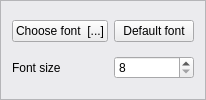
      <widget class="QFrame" name="fontFrame">
       <property name="palette">
        <palette>
         <active>
          <colorrole role="WindowText">
           <brush brushstyle="SolidPattern">
            <color alpha="255">
             <red>0</red>
             <green>0</green>
             <blue>0</blue>
            </color>
           </brush>
          </colorrole>
          <colorrole role="Button">
           <brush brushstyle="SolidPattern">
            <color alpha="255">
             <red>235</red>
             <green>235</green>
             <blue>238</blue>
            </color>
           </brush>
          </colorrole>
          <colorrole role="Light">
           <brush brushstyle="SolidPattern">
            <color alpha="255">
             <red>255</red>
             <green>255</green>
             <blue>255</blue>
            </color>
           </brush>
          </colorrole>
          <colorrole role="Midlight">
           <brush brushstyle="SolidPattern">
            <color alpha="255">
             <red>245</red>
             <green>245</green>
             <blue>246</blue>
            </color>
           </brush>
          </colorrole>
          <colorrole role="Dark">
           <brush brushstyle="SolidPattern">
            <color alpha="255">
             <red>117</red>
             <green>117</green>
             <blue>119</blue>
            </color>
           </brush>
          </colorrole>
          <colorrole role="Mid">
           <brush brushstyle="SolidPattern">
            <color alpha="255">
             <red>157</red>
             <green>157</green>
             <blue>159</blue>
            </color>
           </brush>
          </colorrole>
          <colorrole role="Text">
           <brush brushstyle="SolidPattern">
            <color alpha="255">
             <red>0</red>
             <green>0</green>
             <blue>0</blue>
            </color>
           </brush>
          </colorrole>
          <colorrole role="BrightText">
           <brush brushstyle="SolidPattern">
            <color alpha="255">
             <red>255</red>
             <green>255</green>
             <blue>255</blue>
            </color>
           </brush>
          </colorrole>
          <colorrole role="ButtonText">
           <brush brushstyle="SolidPattern">
            <color alpha="255">
             <red>0</red>
             <green>0</green>
             <blue>0</blue>
            </color>
           </brush>
          </colorrole>
          <colorrole role="Base">
           <brush brushstyle="SolidPattern">
            <color alpha="255">
             <red>255</red>
             <green>255</green>
             <blue>255</blue>
            </color>
           </brush>
          </colorrole>
          <colorrole role="Window">
           <brush brushstyle="SolidPattern">
            <color alpha="255">
             <red>235</red>
             <green>235</green>
             <blue>238</blue>
            </color>
           </brush>
          </colorrole>
          <colorrole role="Shadow">
           <brush brushstyle="SolidPattern">
            <color alpha="255">
             <red>0</red>
             <green>0</green>
             <blue>0</blue>
            </color>
           </brush>
          </colorrole>
          <colorrole role="AlternateBase">
           <brush brushstyle="SolidPattern">
            <color alpha="255">
             <red>245</red>
             <green>245</green>
             <blue>246</blue>
            </color>
           </brush>
          </colorrole>
          <colorrole role="ToolTipBase">
           <brush brushstyle="SolidPattern">
            <color alpha="255">
             <red>255</red>
             <green>255</green>
             <blue>220</blue>
            </color>
           </brush>
          </colorrole>
          <colorrole role="ToolTipText">
           <brush brushstyle="SolidPattern">
            <color alpha="255">
             <red>0</red>
             <green>0</green>
             <blue>0</blue>
            </color>
           </brush>
          </colorrole>
         </active>
         <inactive>
          <colorrole role="WindowText">
           <brush brushstyle="SolidPattern">
            <color alpha="255">
             <red>0</red>
             <green>0</green>
             <blue>0</blue>
            </color>
           </brush>
          </colorrole>
          <colorrole role="Button">
           <brush brushstyle="SolidPattern">
            <color alpha="255">
             <red>235</red>
             <green>235</green>
             <blue>238</blue>
            </color>
           </brush>
          </colorrole>
          <colorrole role="Light">
           <brush brushstyle="SolidPattern">
            <color alpha="255">
             <red>255</red>
             <green>255</green>
             <blue>255</blue>
            </color>
           </brush>
          </colorrole>
          <colorrole role="Midlight">
           <brush brushstyle="SolidPattern">
            <color alpha="255">
             <red>245</red>
             <green>245</green>
             <blue>246</blue>
            </color>
           </brush>
          </colorrole>
          <colorrole role="Dark">
           <brush brushstyle="SolidPattern">
            <color alpha="255">
             <red>117</red>
             <green>117</green>
             <blue>119</blue>
            </color>
           </brush>
          </colorrole>
          <colorrole role="Mid">
           <brush brushstyle="SolidPattern">
            <color alpha="255">
             <red>157</red>
             <green>157</green>
             <blue>159</blue>
            </color>
           </brush>
          </colorrole>
          <colorrole role="Text">
           <brush brushstyle="SolidPattern">
            <color alpha="255">
             <red>0</red>
             <green>0</green>
             <blue>0</blue>
            </color>
           </brush>
          </colorrole>
          <colorrole role="BrightText">
           <brush brushstyle="SolidPattern">
            <color alpha="255">
             <red>255</red>
             <green>255</green>
             <blue>255</blue>
            </color>
           </brush>
          </colorrole>
          <colorrole role="ButtonText">
           <brush brushstyle="SolidPattern">
            <color alpha="255">
             <red>0</red>
             <green>0</green>
             <blue>0</blue>
            </color>
           </brush>
          </colorrole>
          <colorrole role="Base">
           <brush brushstyle="SolidPattern">
            <color alpha="255">
             <red>255</red>
             <green>255</green>
             <blue>255</blue>
            </color>
           </brush>
          </colorrole>
          <colorrole role="Window">
           <brush brushstyle="SolidPattern">
            <color alpha="255">
             <red>235</red>
             <green>235</green>
             <blue>238</blue>
            </color>
           </brush>
          </colorrole>
          <colorrole role="Shadow">
           <brush brushstyle="SolidPattern">
            <color alpha="255">
             <red>0</red>
             <green>0</green>
             <blue>0</blue>
            </color>
           </brush>
          </colorrole>
          <colorrole role="AlternateBase">
           <brush brushstyle="SolidPattern">
            <color alpha="255">
             <red>245</red>
             <green>245</green>
             <blue>246</blue>
            </color>
           </brush>
          </colorrole>
          <colorrole role="ToolTipBase">
           <brush brushstyle="SolidPattern">
            <color alpha="255">
             <red>255</red>
             <green>255</green>
             <blue>220</blue>
            </color>
           </brush>
          </colorrole>
          <colorrole role="ToolTipText">
           <brush brushstyle="SolidPattern">
            <color alpha="255">
             <red>0</red>
             <green>0</green>
             <blue>0</blue>
            </color>
           </brush>
          </colorrole>
         </inactive>
         <disabled>
          <colorrole role="WindowText">
           <brush brushstyle="SolidPattern">
            <color alpha="255">
             <red>117</red>
             <green>117</green>
             <blue>119</blue>
            </color>
           </brush>
          </colorrole>
          <colorrole role="Button">
           <brush brushstyle="SolidPattern">
            <color alpha="255">
             <red>235</red>
             <green>235</green>
             <blue>238</blue>
            </color>
           </brush>
          </colorrole>
          <colorrole role="Light">
           <brush brushstyle="SolidPattern">
            <color alpha="255">
             <red>255</red>
             <green>255</green>
             <blue>255</blue>
            </color>
           </brush>
          </colorrole>
          <colorrole role="Midlight">
           <brush brushstyle="SolidPattern">
            <color alpha="255">
             <red>245</red>
             <green>245</green>
             <blue>246</blue>
            </color>
           </brush>
          </colorrole>
          <colorrole role="Dark">
           <brush brushstyle="SolidPattern">
            <color alpha="255">
             <red>117</red>
             <green>117</green>
             <blue>119</blue>
            </color>
           </brush>
          </colorrole>
          <colorrole role="Mid">
           <brush brushstyle="SolidPattern">
            <color alpha="255">
             <red>157</red>
             <green>157</green>
             <blue>159</blue>
            </color>
           </brush>
          </colorrole>
          <colorrole role="Text">
           <brush brushstyle="SolidPattern">
            <color alpha="255">
             <red>117</red>
             <green>117</green>
             <blue>119</blue>
            </color>
           </brush>
          </colorrole>
          <colorrole role="BrightText">
           <brush brushstyle="SolidPattern">
            <color alpha="255">
             <red>255</red>
             <green>255</green>
             <blue>255</blue>
            </color>
           </brush>
          </colorrole>
          <colorrole role="ButtonText">
           <brush brushstyle="SolidPattern">
            <color alpha="255">
             <red>117</red>
             <green>117</green>
             <blue>119</blue>
            </color>
           </brush>
          </colorrole>
          <colorrole role="Base">
           <brush brushstyle="SolidPattern">
            <color alpha="255">
             <red>235</red>
             <green>235</green>
             <blue>238</blue>
            </color>
           </brush>
          </colorrole>
          <colorrole role="Window">
           <brush brushstyle="SolidPattern">
            <color alpha="255">
             <red>235</red>
             <green>235</green>
             <blue>238</blue>
            </color>
           </brush>
          </colorrole>
          <colorrole role="Shadow">
           <brush brushstyle="SolidPattern">
            <color alpha="255">
             <red>0</red>
             <green>0</green>
             <blue>0</blue>
            </color>
           </brush>
          </colorrole>
          <colorrole role="AlternateBase">
           <brush brushstyle="SolidPattern">
            <color alpha="255">
             <red>235</red>
             <green>235</green>
             <blue>238</blue>
            </color>
           </brush>
          </colorrole>
          <colorrole role="ToolTipBase">
           <brush brushstyle="SolidPattern">
            <color alpha="255">
             <red>255</red>
             <green>255</green>
             <blue>220</blue>
            </color>
           </brush>
          </colorrole>
          <colorrole role="ToolTipText">
           <brush brushstyle="SolidPattern">
            <color alpha="255">
             <red>0</red>
             <green>0</green>
             <blue>0</blue>
            </color>
           </brush>
          </colorrole>
         </disabled>
        </palette>
       </property>
       <property name="autoFillBackground">
        <bool>true</bool>
       </property>
       <property name="frameShape">
        <enum>QFrame::StyledPanel</enum>
       </property>
       <property name="frameShadow">
        <enum>QFrame::Raised</enum>
       </property>
       <layout class="QGridLayout" name="gridLayout_5">
        <item row="0" column="1">
         <widget class="QPushButton" name="prefDefaultFontPushButton">
          <property name="text">
           <string>Default font</string>
          </property>
         </widget>
        </item>
        <item row="1" column="1">
         <widget class="QSpinBox" name="prefFontsizeSpinBox">
          <property name="minimum">
           <number>8</number>
          </property>
         </widget>
        </item>
        <item row="0" column="0">
         <widget class="QPushButton" name="prefFontdialogPushButton">
          <property name="text">
           <string>Choose font  [...]</string>
          </property>
         </widget>
        </item>
        <item row="1" column="0">
         <widget class="QLabel" name="label_6">
          <property name="text">
           <string>Font size</string>
          </property>
         </widget>
        </item>
       </layout>
      </widget>
